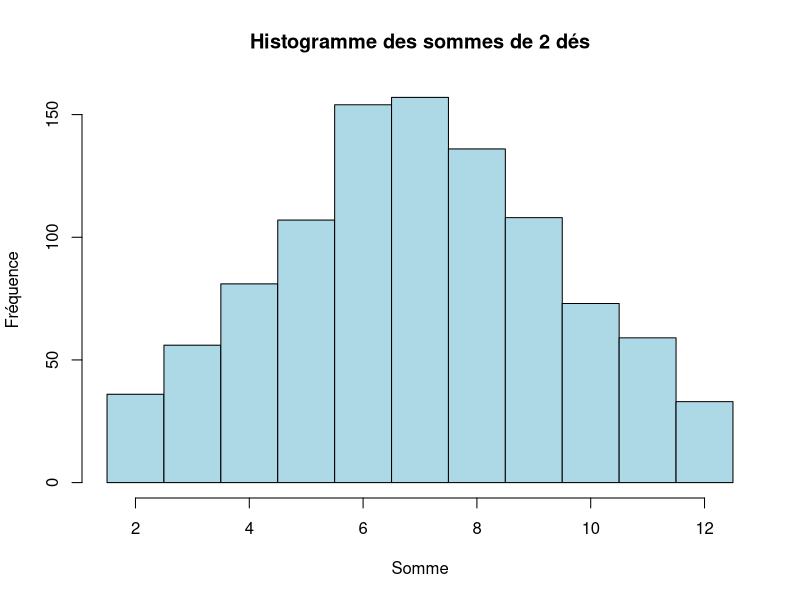

R code for this plot:
#Exo3 Simuler la somme des valeurs des faces obtenues en lançant 2 dés à 6 faces équilibrées
set.seed(123) # pour la reproductibilité
# Nombre de simulations
n <- 1000
# Simulation des deux dés
de1 <- sample(1:6, size = n, replace = TRUE)
de2 <- sample(1:6, size = n, replace = TRUE)
# Somme des deux dés
somme <- de1 + de2
# Affichage des premières valeurs pour vérifier
head(somme)
# Estimation de la fréquence de chaque somme possible (2 à 12)
table(somme) / n
# Histogramme des sommes
hist(somme,
     breaks = seq(1.5, 12.5, by = 1),
     col = "lightblue",
     main = "Histogramme des sommes de 2 dés",
     xlab = "Somme",
     ylab = "Fréquence")
